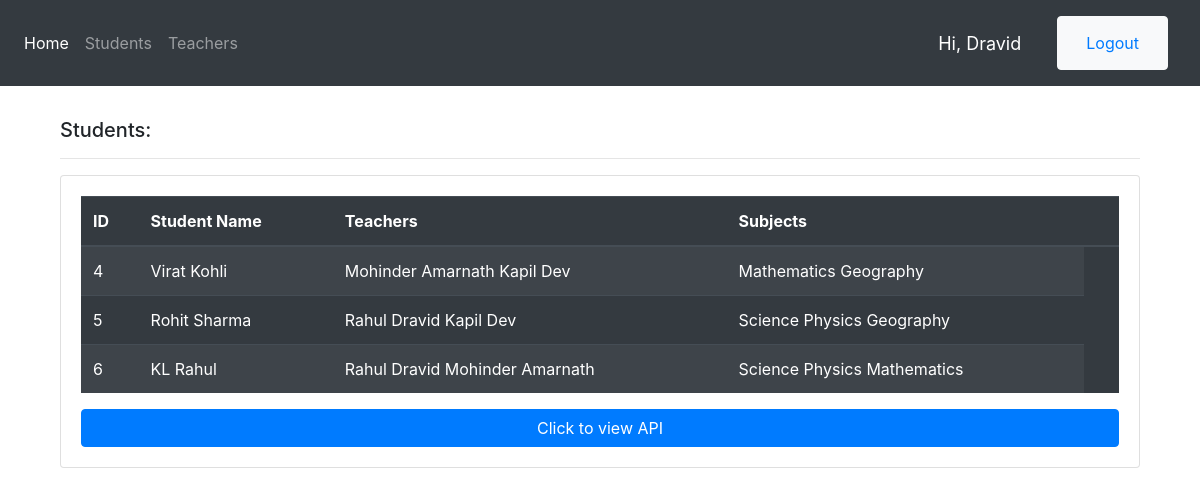
/ (signed in), run on the app's committed database.
### profiles/models.py (models this page shows, shortened)
class Subject(models.Model):
    name = models.CharField(max_length=50)

### profiles/views.py (the view)
# urls.py: path('',home_view),
def home_view(request):
    qs = Student.objects.all()
    if not qs.exists():
        return Response({}, status=404)
    obj = qs.all()
    serializer = StudentListSerializer(obj, many=True)
    students = serializer.data
    context = {"students":students}
    return render(request,"home.html", context)

### profiles/serializers.py (called while the page is built)
    def get_name(self,obj):
        return obj.user.first_name + " " + obj.user.last_name

    def get_subjects(self,obj):
        subjects = []
        for subject in obj.subjects.all():
            subjects.append(subject.name)
        return subjects

    def get_student_name(self,obj):
        return obj.user.first_name + " " + obj.user.last_name

    def get_username(self,obj):
        return obj.user.username

    def get_teachers(self,obj):
        qs = obj.teachers.all()
        teachers = TeacherListSerializer(qs, many=True)
        return teachers.data

### templates/home.html (shortened to what this page needs)
{% extends 'base.html' %}
{% block content %}
<br />
<div class="col-md-12 my-2">
    <h5>Students:</h5>
    <hr>
    <div class="card card-body">
      <table class="table  table-striped table-dark">
        <thead class="thead-dark">
          <tr>
            <th>ID</th>
            <th>Student Name</th>
            <th>Teachers</th>
            <th>Subjects</th>
            <th></th>
          </tr>
        </thead>
        </div>
      {% for student in students %}
        <div >
          <tr id="thd">
            <td>{{student.id}}</td>
            <td>{{student.student_name}}</td>
            <td>{% for teacher in student.teachers %}
                {{teacher.name}}{% endfor %}
            </td>
            <td>{% for teacher in student.teachers %}
                {% for subject in teacher.subjects %}
                {{subject}}{% endfor %}{% endfor %}</td>
          </tr>
        </div>
      {% endfor %}
    <a class="btn btn-primary" href="/api/profiles/">Click to view API</a>
  </div>
  </div>
{% endblock %}

### templates/components/navbar.html (shortened to what this page needs)
<nav class="navbar navbar-expand-lg navbar-dark bg-dark">
  <div class="collapse navbar-collapse" id="navbarNav">
    <ul class="navbar-nav">
      <li class="nav-item active">
        <a class="nav-link" href="/">Home</a>
      </li>
      <li class="nav-item">
        <a class="nav-link" href="#">Students</a>
      </li>
      <li class="nav-item">
        <a class="nav-link" href="#">Teachers</a>
      </li>
    </ul>
  </div>
  <span class="hello-msg" style="text-transform: capitalize">Hi, {{ request.user }}</span>
  <div class="navbar navbar-light bg-dark">
    {% if request.user.is_authenticated %}
    <li class="nav-item btn btn-light">
      <a class="nav-link" href="/auth/logout/?next=/">Logout</a>
    </li>
    {% else %}
    <li class="nav-item  btn btn-sm btn-light">
      <a class="nav-link" href="/auth/login/?next=/">Login</a>
    </li>
    {% endif %}
  </div>
</nav>

### templates/components/navbar.html (style rules this page uses)
.hello-msg { font-size: 18px; color: #fff; margin-right: 20px; }

### data on the page
Subject: subjects "Mathematics" "Mathematics"
Subject: subjects "Geography" "Geography"
Subject: subjects "Science" "Science"
Subject: subjects "Physics" "Physics"

### other printed values
{{ request.user }} "Dravid"
{{ student.id }} "4" "5" "6"
{{ student.student_name }} "Virat Kohli" "Rohit Sharma" "KL Rahul"
{{ teacher.name }} "Mohinder Amarnath" "Kapil Dev" "Rahul Dravid" "Kapil Dev" "Rahul Dravid" "Mohinder Amarnath"
